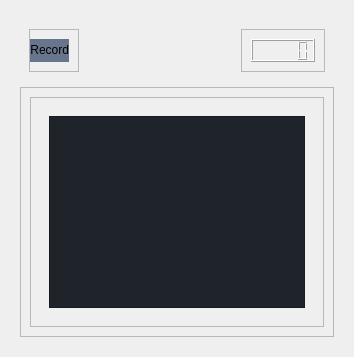
                <widget class="QWidget" name="Test_page">
                 <property name="enabled">
                  <bool>true</bool>
                 </property>
                 <layout class="QVBoxLayout" name="verticalLayout_29">
                  <item>
                   <widget class="QWidget" name="widget_7" native="true">
                    <layout class="QVBoxLayout" name="verticalLayout_16">
                     <item>
                      <widget class="QWidget" name="widget" native="true">
                       <layout class="QHBoxLayout" name="horizontalLayout_4">
                        <item>
                         <widget class="QFrame" name="frame_10">
                          <property name="styleSheet">
                           <string notr="true"/>
                          </property>
                          <property name="frameShape">
                           <enum>QFrame::StyledPanel</enum>
                          </property>
                          <property name="frameShadow">
                           <enum>QFrame::Raised</enum>
                          </property>
                          <layout class="QHBoxLayout" name="horizontalLayout_5">
                           <property name="leftMargin">
                            <number>0</number>
                           </property>
                           <item>
                            <widget class="QWidget" name="widget_21" native="true">
                             <property name="styleSheet">
                              <string notr="true">border-radius:15px;
background-color: rgb(104, 118, 141);
text-align:right;</string>
                             </property>
                             <layout class="QHBoxLayout" name="horizontalLayout_24">
                              <property name="leftMargin">
                               <number>0</number>
                              </property>
                              <property name="topMargin">
                               <number>0</number>
                              </property>
                              <property name="rightMargin">
                               <number>0</number>
                              </property>
                              <property name="bottomMargin">
                               <number>0</number>
                              </property>
                              <item>
                               <widget class="QPushButton" name="Rec_btn">
                                <property name="styleSheet">
                                 <string notr="true">QPushButton:hover{
	
	background-color: rgb(22, 25, 29);
}</string>
                                </property>
                                <property name="text">
                                 <string>Record</string>
                                </property>
                               </widget>
                              </item>
                             </layout>
                            </widget>
                           </item>
                          </layout>
                         </widget>
                        </item>
                        <item>
                         <spacer name="horizontalSpacer">
                          <property name="orientation">
                           <enum>Qt::Horizontal</enum>
                          </property>
                          <property name="sizeHint" stdset="0">
                           <size>
                            <width>40</width>
                            <height>20</height>
                           </size>
                          </property>
                         </spacer>
                        </item>
                        <item>
                         <widget class="QFrame" name="frame_11">
                          <property name="frameShape">
                           <enum>QFrame::StyledPanel</enum>
                          </property>
                          <property name="frameShadow">
                           <enum>QFrame::Raised</enum>
                          </property>
                          <layout class="QVBoxLayout" name="verticalLayout_11">
                           <item>
                            <widget class="QLCDNumber" name="Timer_time"/>
                           </item>
                          </layout>
                         </widget>
                        </item>
                       </layout>
                      </widget>
                     </item>
                     <item>
                      <widget class="QFrame" name="frame_12">
                       <property name="frameShape">
                        <enum>QFrame::StyledPanel</enum>
                       </property>
                       <property name="frameShadow">
                        <enum>QFrame::Raised</enum>
                       </property>
                       <layout class="QHBoxLayout" name="horizontalLayout_6">
                        <item>
                         <widget class="QFrame" name="frame_13">
                          <property name="frameShape">
                           <enum>QFrame::StyledPanel</enum>
                          </property>
                          <property name="frameShadow">
                           <enum>QFrame::Raised</enum>
                          </property>
                          <layout class="QVBoxLayout" name="verticalLayout_18">
                           <item>
                            <widget class="QWidget" name="widget_22" native="true">
                             <layout class="QHBoxLayout" name="horizontalLayout_33">
                              <item>
                               <widget class="QTextBrowser" name="textBrowser_2">
                                <property name="sizePolicy">
                                 <sizepolicy hsizetype="Expanding" vsizetype="Expanding">
                                  <horstretch>0</horstretch>
                                  <verstretch>0</verstretch>
                                 </sizepolicy>
                                </property>
                                <property name="styleSheet">
                                 <string notr="true">background-color: rgb(31, 35, 42);
color:#ffff;
text-align:rightr;
font-size: 30px;</string>
                                </property>
                                <property name="placeholderText">
                                 <string/>
                                </property>
                               </widget>
                              </item>
                             </layout>
                            </widget>
                           </item>
                          </layout>
                         </widget>
                        </item>
                       </layout>
                      </widget>
                     </item>
                    </layout>
                   </widget>
                  </item>
                 </layout>
                </widget>
